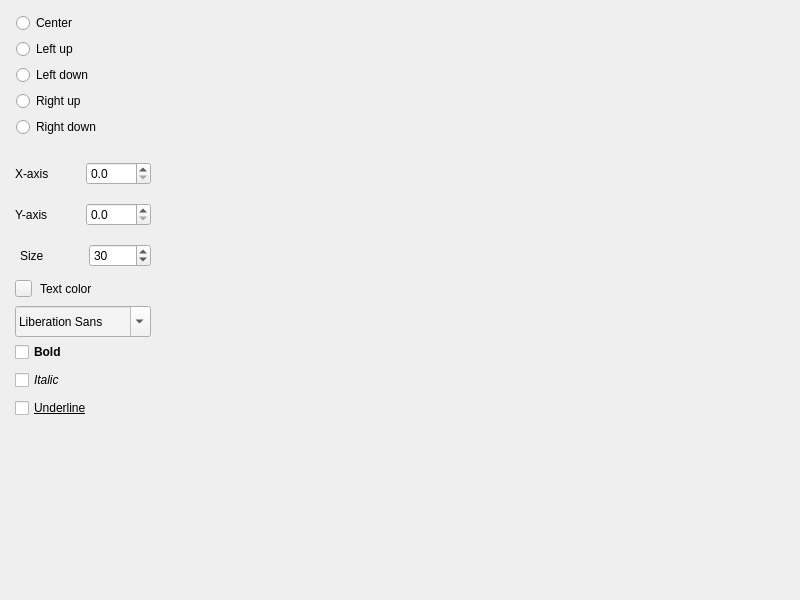
<?xml version="1.0" encoding="UTF-8"?>
<ui version="4.0">
 <class>PositionLayout</class>
 <widget class="QMainWindow" name="PositionLayout">
  <property name="geometry">
   <rect>
    <x>0</x>
    <y>0</y>
    <width>800</width>
    <height>600</height>
   </rect>
  </property>
  <property name="windowTitle">
   <string>Position Layout</string>
  </property>
  <widget class="QWidget" name="centralwidget">
   <widget class="QWidget" name="widget" native="true">
    <property name="geometry">
     <rect>
      <x>10</x>
      <y>10</y>
      <width>151</width>
      <height>431</height>
     </rect>
    </property>
    <property name="autoFillBackground">
     <bool>true</bool>
    </property>
    <property name="styleSheet">
     <string notr="true"/>
    </property>
    <widget class="QWidget" name="verticalLayoutWidget">
     <property name="geometry">
      <rect>
       <x>0</x>
       <y>0</y>
       <width>112</width>
       <height>144</height>
      </rect>
     </property>
     <layout class="QVBoxLayout" name="verticalLayout">
      <property name="sizeConstraint">
       <enum>QLayout::SetMinAndMaxSize</enum>
      </property>
      <property name="leftMargin">
       <number>6</number>
      </property>
      <property name="topMargin">
       <number>3</number>
      </property>
      <item>
       <widget class="QRadioButton" name="centerRadioButton">
        <property name="styleSheet">
         <string notr="true"/>
        </property>
        <property name="text">
         <string>Center</string>
        </property>
       </widget>
      </item>
      <item>
       <widget class="QRadioButton" name="leftUpRadioButton">
        <property name="styleSheet">
         <string notr="true"/>
        </property>
        <property name="text">
         <string>Left up</string>
        </property>
       </widget>
      </item>
      <item>
       <widget class="QRadioButton" name="leftDownRadioButton">
        <property name="styleSheet">
         <string notr="true"/>
        </property>
        <property name="text">
         <string>Left down</string>
        </property>
       </widget>
      </item>
      <item>
       <widget class="QRadioButton" name="rightUpRadioButton">
        <property name="styleSheet">
         <string notr="true"/>
        </property>
        <property name="text">
         <string>Right up</string>
        </property>
       </widget>
      </item>
      <item>
       <widget class="QRadioButton" name="rightDownRadioButton">
        <property name="styleSheet">
         <string notr="true"/>
        </property>
        <property name="text">
         <string>Right down</string>
        </property>
       </widget>
      </item>
     </layout>
    </widget>
    <widget class="QWidget" name="verticalLayoutWidget_2">
     <property name="enabled">
      <bool>true</bool>
     </property>
     <property name="geometry">
      <rect>
       <x>0</x>
       <y>140</y>
       <width>141</width>
       <height>129</height>
      </rect>
     </property>
     <layout class="QVBoxLayout" name="AxisLayout">
      <property name="leftMargin">
       <number>5</number>
      </property>
      <item>
       <layout class="QHBoxLayout" name="horizontalLayout">
        <item>
         <widget class="QLabel" name="label">
          <property name="enabled">
           <bool>true</bool>
          </property>
          <property name="text">
           <string>X-axis</string>
          </property>
         </widget>
        </item>
        <item>
         <widget class="QDoubleSpinBox" name="XAxisSpinBox">
          <property name="decimals">
           <number>1</number>
          </property>
          <property name="maximum">
           <double>9999.000000000000000</double>
          </property>
          <property name="singleStep">
           <double>5.000000000000000</double>
          </property>
         </widget>
        </item>
       </layout>
      </item>
      <item>
       <layout class="QHBoxLayout" name="horizontalLayout_2">
        <item>
         <widget class="QLabel" name="label_2">
          <property name="enabled">
           <bool>true</bool>
          </property>
          <property name="styleSheet">
           <string notr="true"/>
          </property>
          <property name="text">
           <string>Y-axis</string>
          </property>
         </widget>
        </item>
        <item>
         <widget class="QDoubleSpinBox" name="YAxisSpinBox">
          <property name="decimals">
           <number>1</number>
          </property>
          <property name="maximum">
           <double>9999.000000000000000</double>
          </property>
          <property name="singleStep">
           <double>5.000000000000000</double>
          </property>
         </widget>
        </item>
       </layout>
      </item>
      <item>
       <layout class="QHBoxLayout" name="horizontalLayout_3">
        <property name="leftMargin">
         <number>5</number>
        </property>
        <item>
         <widget class="QLabel" name="label_3">
          <property name="text">
           <string>Size</string>
          </property>
         </widget>
        </item>
        <item>
         <widget class="QSpinBox" name="sizeSpinBox">
          <property name="maximum">
           <number>9999</number>
          </property>
          <property name="value">
           <number>30</number>
          </property>
         </widget>
        </item>
       </layout>
      </item>
     </layout>
    </widget>
    <widget class="QFontComboBox" name="fontComboBox">
     <property name="geometry">
      <rect>
       <x>5</x>
       <y>296</y>
       <width>136</width>
       <height>31</height>
      </rect>
     </property>
     <property name="styleSheet">
      <string notr="true">background-color: rgb(243, 243, 243);
border-color: rgb(238, 238, 236);</string>
     </property>
    </widget>
    <widget class="QWidget" name="verticalLayoutWidget_3">
     <property name="geometry">
      <rect>
       <x>0</x>
       <y>330</y>
       <width>121</width>
       <height>83</height>
      </rect>
     </property>
     <layout class="QVBoxLayout" name="verticalLayout_2">
      <property name="leftMargin">
       <number>5</number>
      </property>
      <item>
       <widget class="QCheckBox" name="boldCheckBox">
        <property name="font">
         <font>
          <weight>75</weight>
          <bold>true</bold>
         </font>
        </property>
        <property name="text">
         <string>Bold</string>
        </property>
       </widget>
      </item>
      <item>
       <widget class="QCheckBox" name="italicCheckBox">
        <property name="font">
         <font>
          <italic>true</italic>
         </font>
        </property>
        <property name="text">
         <string>Italic</string>
        </property>
       </widget>
      </item>
      <item>
       <widget class="QCheckBox" name="underlineCheckBox">
        <property name="font">
         <font>
          <underline>true</underline>
         </font>
        </property>
        <property name="text">
         <string>Underline</string>
        </property>
       </widget>
      </item>
     </layout>
    </widget>
    <widget class="QPushButton" name="colorBotton">
     <property name="geometry">
      <rect>
       <x>5</x>
       <y>270</y>
       <width>17</width>
       <height>17</height>
      </rect>
     </property>
     <property name="text">
      <string/>
     </property>
    </widget>
    <widget class="QLabel" name="label_4">
     <property name="geometry">
      <rect>
       <x>30</x>
       <y>270</y>
       <width>81</width>
       <height>17</height>
      </rect>
     </property>
     <property name="text">
      <string>Text color</string>
     </property>
    </widget>
   </widget>
  </widget>
 </widget>
 <resources/>
 <connections>
  <connection>
   <sender>centerRadioButton</sender>
   <signal>clicked()</signal>
   <receiver>PositionLayout</receiver>
   <slot>center_slot()</slot>
   <hints>
    <hint type="sourcelabel">
     <x>68</x>
     <y>24</y>
    </hint>
    <hint type="destinationlabel">
     <x>399</x>
     <y>299</y>
    </hint>
   </hints>
  </connection>
  <connection>
   <sender>leftUpRadioButton</sender>
   <signal>clicked()</signal>
   <receiver>PositionLayout</receiver>
   <slot>left_up_slot()</slot>
   <hints>
    <hint type="sourcelabel">
     <x>68</x>
     <y>53</y>
    </hint>
    <hint type="destinationlabel">
     <x>399</x>
     <y>299</y>
    </hint>
   </hints>
  </connection>
  <connection>
   <sender>rightUpRadioButton</sender>
   <signal>clicked()</signal>
   <receiver>PositionLayout</receiver>
   <slot>right_up_slot()</slot>
   <hints>
    <hint type="sourcelabel">
     <x>68</x>
     <y>111</y>
    </hint>
    <hint type="destinationlabel">
     <x>399</x>
     <y>299</y>
    </hint>
   </hints>
  </connection>
  <connection>
   <sender>rightDownRadioButton</sender>
   <signal>clicked()</signal>
   <receiver>PositionLayout</receiver>
   <slot>right_down_slot()</slot>
   <hints>
    <hint type="sourcelabel">
     <x>68</x>
     <y>140</y>
    </hint>
    <hint type="destinationlabel">
     <x>399</x>
     <y>299</y>
    </hint>
   </hints>
  </connection>
  <connection>
   <sender>leftDownRadioButton</sender>
   <signal>clicked()</signal>
   <receiver>PositionLayout</receiver>
   <slot>left_down_slot()</slot>
   <hints>
    <hint type="sourcelabel">
     <x>68</x>
     <y>82</y>
    </hint>
    <hint type="destinationlabel">
     <x>399</x>
     <y>299</y>
    </hint>
   </hints>
  </connection>
  <connection>
   <sender>sizeSpinBox</sender>
   <signal>valueChanged(int)</signal>
   <receiver>PositionLayout</receiver>
   <slot>update_font_slot()</slot>
   <hints>
    <hint type="sourcelabel">
     <x>118</x>
     <y>258</y>
    </hint>
    <hint type="destinationlabel">
     <x>399</x>
     <y>299</y>
    </hint>
   </hints>
  </connection>
  <connection>
   <sender>fontComboBox</sender>
   <signal>currentFontChanged(QFont)</signal>
   <receiver>PositionLayout</receiver>
   <slot>update_font_slot()</slot>
   <hints>
    <hint type="sourcelabel">
     <x>82</x>
     <y>295</y>
    </hint>
    <hint type="destinationlabel">
     <x>399</x>
     <y>299</y>
    </hint>
   </hints>
  </connection>
  <connection>
   <sender>boldCheckBox</sender>
   <signal>clicked()</signal>
   <receiver>PositionLayout</receiver>
   <slot>update_font_slot()</slot>
   <hints>
    <hint type="sourcelabel">
     <x>72</x>
     <y>332</y>
    </hint>
    <hint type="destinationlabel">
     <x>399</x>
     <y>299</y>
    </hint>
   </hints>
  </connection>
  <connection>
   <sender>italicCheckBox</sender>
   <signal>clicked()</signal>
   <receiver>PositionLayout</receiver>
   <slot>update_font_slot()</slot>
   <hints>
    <hint type="sourcelabel">
     <x>72</x>
     <y>361</y>
    </hint>
    <hint type="destinationlabel">
     <x>399</x>
     <y>299</y>
    </hint>
   </hints>
  </connection>
  <connection>
   <sender>underlineCheckBox</sender>
   <signal>clicked()</signal>
   <receiver>PositionLayout</receiver>
   <slot>update_font_slot()</slot>
   <hints>
    <hint type="sourcelabel">
     <x>72</x>
     <y>390</y>
    </hint>
    <hint type="destinationlabel">
     <x>399</x>
     <y>299</y>
    </hint>
   </hints>
  </connection>
  <connection>
   <sender>colorBotton</sender>
   <signal>clicked()</signal>
   <receiver>PositionLayout</receiver>
   <slot>change_color_slot()</slot>
   <hints>
    <hint type="sourcelabel">
     <x>22</x>
     <y>418</y>
    </hint>
    <hint type="destinationlabel">
     <x>399</x>
     <y>299</y>
    </hint>
   </hints>
  </connection>
  <connection>
   <sender>XAxisSpinBox</sender>
   <signal>valueChanged(double)</signal>
   <receiver>PositionLayout</receiver>
   <slot>update_X_axis_slot()</slot>
   <hints>
    <hint type="sourcelabel">
     <x>110</x>
     <y>169</y>
    </hint>
    <hint type="destinationlabel">
     <x>399</x>
     <y>299</y>
    </hint>
   </hints>
  </connection>
  <connection>
   <sender>YAxisSpinBox</sender>
   <signal>valueChanged(double)</signal>
   <receiver>PositionLayout</receiver>
   <slot>update_Y_axis_slot()</slot>
   <hints>
    <hint type="sourcelabel">
     <x>110</x>
     <y>213</y>
    </hint>
    <hint type="destinationlabel">
     <x>399</x>
     <y>299</y>
    </hint>
   </hints>
  </connection>
 </connections>
 <slots>
  <slot>center_slot()</slot>
  <slot>left_up_slot()</slot>
  <slot>left_down_slot()</slot>
  <slot>right_up_slot()</slot>
  <slot>right_down_slot()</slot>
  <slot>update_X_axis_slot()</slot>
  <slot>update_font_slot()</slot>
  <slot>update_Y_axis_slot()</slot>
  <slot>change_color_slot()</slot>
 </slots>
</ui>
